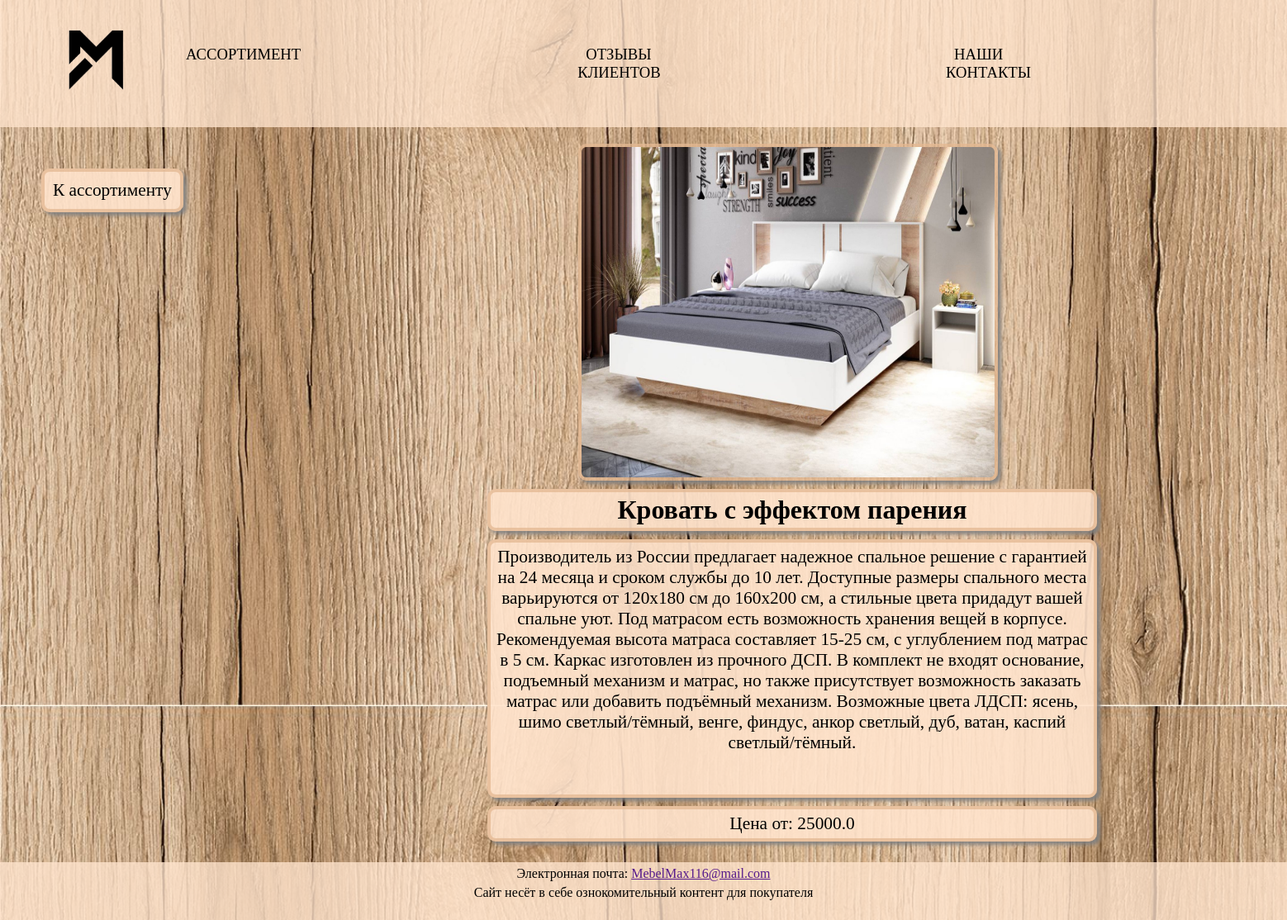
Screenshot of /product/2/ with the database file from the repository.
### mebel1/models.py (models this page shows, shortened)
class Card(models.Model):
    slug = models.SlugField(max_length = 200, unique = True, null = False, default ="")
    title = models.CharField('Название', max_length=60, null=False)
    image = models.ImageField('Картинка', upload_to='card_images/%Y-%m-%d/')
    price = models.FloatField('Цена')
    information = models.TextField('Информация', null = False, default ="")
    category = models.ForeignKey(Category, on_delete=models.CASCADE, null=True, blank=True)

### mebel1/views.py (the view)
# urls.py: path('product/<slug:post_slug>/', views.product, name='product'),
def product(request, post_slug):
    post = get_object_or_404(Card, slug=post_slug)
    context = {
        'post': post,
    }
    return render(request, 'product.html', context)

### mebel1/templates/product.html (shortened to what this page needs)
{% extends "base.html" %}
{% load static %}
{% block contents %}
<head>
  <link rel="stylesheet" type="text/css" href="{% static 'css/product.css' %}">
</head>
<body>
  <a href="{% url 'sale' %}" class="nazad">К ассортименту</a>
  <div class="block">
    <img src="{{ post.image.url }}" alt="" class="productImg">
    <h1 class="zagolovok">{{post.title}}</h1>
    <p class="info">{{post.information}}</p>
    <p class="denga">Цена от: {{post.price}}</p>
  </div>
  <div class="obhod"></div>
</body>
{% endblock %}

### mebel1/static/css/style.css (style rules this page uses)
* { margin: 0; }
body { display: flex; flex-direction: column; min-height: 100vh; margin: 0; background-size: cover; background-position: center; }

### mebel1/static/css/product.css (style rules this page uses)
.block { position: absolute; margin-left: 700px; margin-top: 20px; text-align:center }
.block p { text-align: center; }
.nazad { position: absolute; font-size: 16pt; margin: 50px 50px; border-radius: 10px; padding: 10px; background-color: rgba(255, 228, 205, 0.90); border: 4px solid rgba(228, 185, 147, 0.76); box-shadow: 4px 4px 4px rgba(128, 128, 128, 0.9); color: black; text-decoration: none; }
.productImg { width: 500px; height: 400px; border-radius: 10px; border: 4px solid rgba(228, 185, 147, 0.76); box-shadow: 4px 4px 4px rgba(128, 128, 128, 0.9); display: block; }
.zagolovok { padding: 3px; background-color: rgba(255, 228, 205, 0.90); border-radius: 10px; margin-left: -110px; margin-top: 10px; box-shadow: 4px 4px 4px rgba(128, 128, 128, 0.9); border: 4px solid rgba(228, 185, 147, 0.76); display: block; }
.info { margin-top: 10px; margin-left: -110px; font-size: 16pt; padding: 5px; width: 720px; height: 295px; background-color: rgba(255, 228, 205, 0.90); border-radius: 10px; box-shadow: 4px 4px 4px rgba(128, 128, 128, 0.9); border: 4px solid rgba(228, 185, 147, 0.76); text-align: center; display: block; }
.denga { margin-top: 10px; margin-left: -110px; padding: 5px; font-size: 16pt; background-color: rgba(255, 228, 205, 0.90); border-radius: 10px; box-shadow: 4px 4px 4px rgba(128, 128, 128, 0.9); border: 4px solid rgba(228, 185, 147, 0.76); display: block; }
.obhod { position: absolute; width: 100px; height: 100px; margin-top: 860px; }

### rows the page displays
Card: image (picture), title "Кровать с эффектом парения", information "Производитель из России предлагает надежное спальное решение с гарантией на 24 месяца и сроком службы до 10 лет. Доступные размеры спального места варьируются от 120x180 см до 160x200 см, а стильные цвета придадут вашей спальне уют. Под матрасом есть возможность хранения вещей в корпусе. Рекомендуемая высота матраса составляет 15-25 см, с углублением под матрас в 5 см. Каркас изготовлен из прочного ДСП. В комплект не входят основание, подъемный механизм и матрас, но также присутствует возможность заказать матрас или добавить подъёмный механизм. Возможные цвета ЛДСП: ясень, шимо светлый/тёмный, венге, финдус, анкор светлый, дуб, ватан, каспий светлый/тёмный.", price "25000.0"
